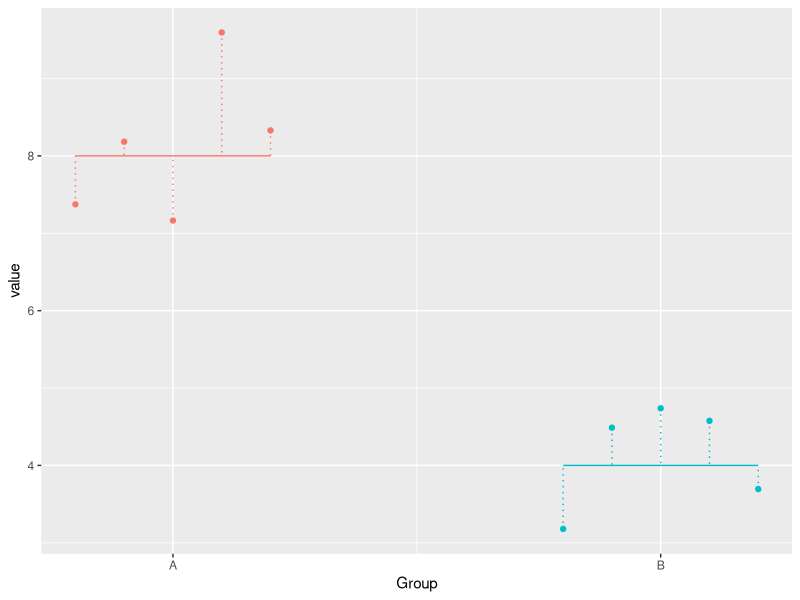

R code for this plot:
library(tidyverse)

set.seed(1)
N <- 5 # samples per group


# generate groups, means and values around means
# also jitter the x axis (group_jittered)
dat <- tibble(
  group = rep(c("A", "B"), each = N),
  group_jittered = if_else(group == "A", 1, 2) +
    rep(seq(-0.2, 0.2, length.out = N), times = 2),
  group_mean = if_else(group == "A", 8, 4),
  value = group_mean + rnorm(N * 2, 0, 1))

# df to store details of group mean lines
groups = dat %>%
  group_by(group, group_mean) %>% 
  summarise(x = min(group_jittered),
            xend = max(group_jittered))

ggplot(dat) +
  aes(x = group_jittered, y = value, colour = group) +
  geom_point() +
  geom_segment(aes(
    x = group_jittered, xend = group_jittered,
    y = value, yend = group_mean), lty = 3) +
  scale_x_continuous(breaks = c(1, 2), labels = c("A", "B")) +
  geom_segment(data = groups,
               aes(x = x, xend = xend,
                   y = group_mean, yend = group_mean)) +
  theme(legend.position = "none") +
  labs(x = "Group")
